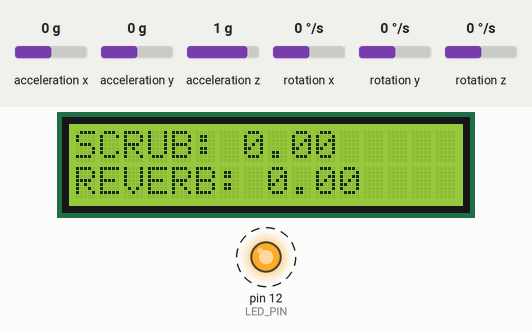
Simulated run of this sketch. Board: Arduino Mega 2560, built with avr-gcc and run on an emulated ATmega2560. Parts: 16×2 character LCD, output pins drawn as LEDs (lit = HIGH). Dashed ring = blinking. The test bench sets the inputs (shaded band); at power-on: acceleration x 0 g, acceleration y 0 g, acceleration z 1 g, rotation x 0 °/s, rotation y 0 °/s, rotation z 0 °/s. What the sketch prints to the serial monitor is not drawn.

Above: at 1.2 s.
1.3 s: acceleration x set to -1.4 g
At 1.54 s:
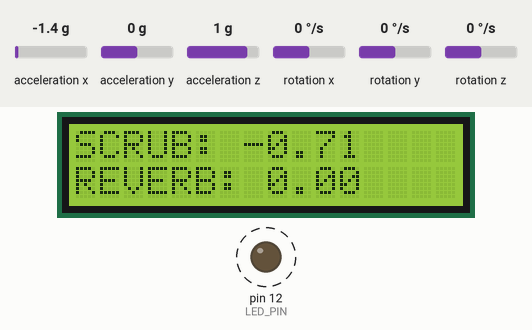
3.8 s: acceleration y set to -1.4 g
At 4.25 s:
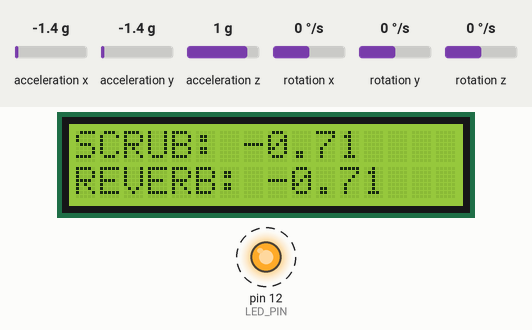
5.4 s: acceleration x set to 0 g
At 5.69 s:
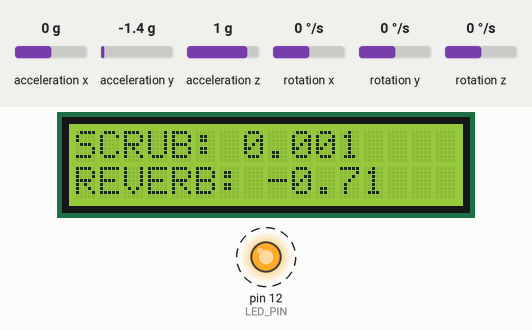
6.9 s: acceleration y set to 0 g
At 7.11 s:
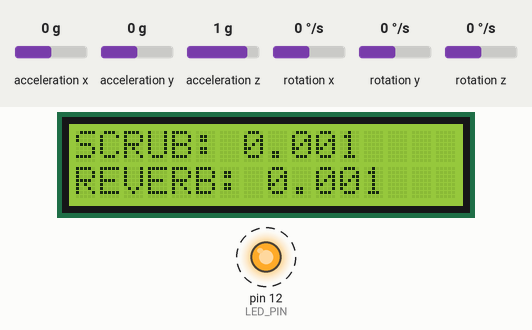
8.5 s: acceleration x set to 0.8 g
At 8.82 s:
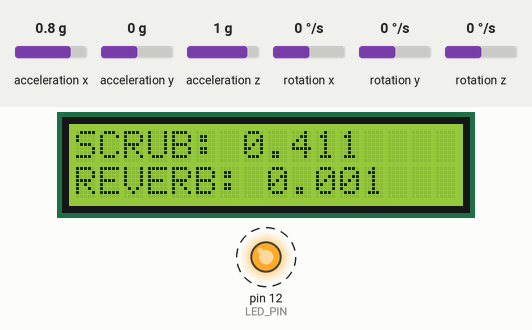
10.0 s: acceleration y set to -0.8 g
At 10.25 s:
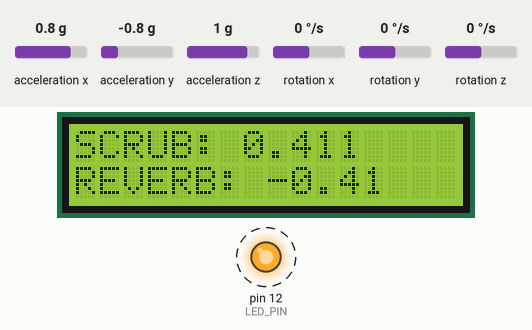
Timing chart, 0 to 12.5 s (numbered marks = the images above; inputs shaded):
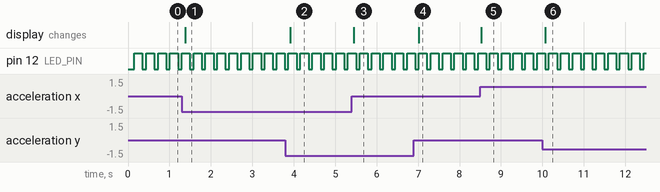

The sketch:

mpu6050SerialWrite.ino
```cpp
/**  mpu6050SerialWrite.c
 *   @file      mpu6050SerialWrite
 *   @author    Emmett Miller
 *   @author    Justin Schwiesow
 *   @date      14-August-2022
 *   @brief     Lab 4 Custom Project
 *
 *  This is a demonstration of how to read from the gy-521 accelerometer/gyroscope
 *  module and write these values to the serial bus and an LCD. While this
 *  application was written to be used with SuperCollider for audio processing,
 *  it could also be a control source for other software that can parse serial
 *  data.
 *
 *  MPU6050 code appropriated from:
 *  I2C device class (I2Cdev) demonstration Arduino sketch for MPU6050 class
 *  10/7/2011 by Jeff Rowberg <jeff@rowberg.net>
 *
 *  LCD code appropriated from Arduino LiquidCrystal documentation
 *
 *  Initial idea to use Bluetooth controller via arduinio inspired by
 *  Dr. Marcin Pączkowski, UW DXARTS
 *  https://github.com/dyfer/arduino-wifi-supercollider-sensors
 *
 *  Interfacing SuperCollider and Arduino via serial inspired
 *  by Eli Fieldsteel's tutorials, University of Illinois.
 *  https://www.youtube.com/watch?v=_NpivsEva5o
 *  eli@illinois.edu
 */

#include <LiquidCrystal.h> // for 12x2 LCD display

#include <MPU6050.h> // for gy-521 module
#include <I2Cdev.h> // for gy-521 module and LCD

#include <Arduino_FreeRTOS.h> // operating system

/*
  connections:
  MEGA |   Gy-521
  VCC       VCC
  GND       GND
  20        SDA
  21        SCL
*/

// Arduino Wire library is required if I2Cdev I2CDEV_ARDUINO_WIRE implementation
// is used in I2Cdev.h
#if I2CDEV_IMPLEMENTATION == I2CDEV_ARDUINO_WIRE
#include "Wire.h"
#endif

#define LED_PIN 12      // pin 12 outputs to external LED

#define valueScaler 2048.0  // normalize accelerometer data to factor of g = 9.8 m/s^2
#define accMax 15.75        // accelerometer normalization to to parameter range [-1, 1]

// FreeRTOS task handles
TaskHandle_t t1, t2;

// class default I2C address is 0x68
// specific I2C addresses may be passed as a parameter here
// AD0 low = 0x68 (default for InvenSense evaluation board)
// AD0 high = 0x69
MPU6050 accelgyro;
//MPU6050 accelgyro(0x69); // <-- use for AD0 high

int16_t ax, ay, az; // accelerometer values
int16_t gx, gy, gz; // gyroscope values

// initialize the library by associating any needed LCD interface pin
// with the Arduino pin number it is connected to
const int rs = 42, en = 41, d4 = 44, d5 = 45, d6 = 46, d7 = 47; // TODO: Update pins
LiquidCrystal lcd(rs, en, d4, d5, d6, d7);

void setup() {
    //-----accelerometer setup-----
    // join I2C bus (I2Cdev library doesn't do this automatically)
    #if I2CDEV_IMPLEMENTATION == I2CDEV_ARDUINO_WIRE
        Wire.begin();
    #elif I2CDEV_IMPLEMENTATION == I2CDEV_BUILTIN_FASTWIRE
        Fastwire::setup(400, true);
    #endif

    // initialize serial communication
    Serial.begin(115200);

    // LED setup
    pinMode(12, OUTPUT);

    // wait for serial port to connect
    // Needed for native USB port only
    // this means that the sketch won't start without USB connected and Serial Monitor started
    while (!Serial) {
        ; // do nothing
    }

    // initialize device
    accelgyro.initialize();

    // verify connection
    while (!accelgyro.testConnection()) {
        // reinitializing doesn't work, so we'll stop here
        Serial.println("connection failed");
        delay(1000);
    }

    //-----LCD Setup-----
    // initialize for 16x2 display
    lcd.begin(16, 2);

    //-----FreeRTOS setup-----
    // create tasks
    xTaskCreate(
        rt1,
        "Flash LED",
        64,  // Stack size
        NULL,
        4,    // Priority
        &t1
    );

    xTaskCreate(
        readAcc,
        "Read/write Accelerometer",
        128,  // Stack size
        NULL,
        3,    // Priority
        &t1
    );

    xTaskCreate(
        printLCD,
        "Print to LCD",
        256,  // Stack size
        NULL,
        2,    // Priority
        &t2
    );
}

void loop() {

}

/**
 * @brief flash external LED ON for 100ms, OFF 200ms
 *
 * <tt> rt1() </tt> flashes an external LED, connected to pin
 * <tt> LED_PIN </tt>.
 *
 * @return returns void
 */
 void rt1() {
    while(1) {
        digitalWrite(LED_PIN, LOW);             // LED ON
        vTaskDelay(100 / portTICK_PERIOD_MS);
        digitalWrite(LED_PIN, HIGH);            // LED OFF
        vTaskDelay(200 / portTICK_PERIOD_MS);
    }
}

/**
 * @brief read raw x, y, z accelerometer values from gy-521
 * and print to serial monitor
 *
 * <tt> readAcc() </tt> reads the raw data from the
 * gy-521 module. x, y, and z correspond to roll,
 * pitch, and net acceleration, respectively. The
 * function writes these values to the serial monitor
 * sequentially, each followed by a character, 'x',
 * 'y', or 'z' to designate its origin to whatever
 * software may be parsing the serial data.
 *
 * @return returns void
 */
void readAcc() {
    while (1) {
        // read raw accel measurements from device
        accelgyro.getAcceleration(&ax, &ay, &az);

        // write values to serial bus
        Serial.print(ax); Serial.print('x');
        Serial.print(ay); Serial.print("y");
        Serial.print(az); Serial.print("z");

        vTaskDelay(1);
    }
}

/**
 * @brief display normalized acceleration data on LCD
 *
 * <tt> printLCD() </tt> writes the normalized
 * accelerometer values from the gy-521 module to a
 * 16x2 LCD. Normalized values correspond to the
 * parameter space of our SuperCollider processing
 * (scrub and reverb wet/dry) and much more
 * useful to see than raw data.
 *
 * @return returns void
 */
void printLCD() {
    while (1) {
        // start at first row
        lcd.setCursor(0, 0);

        // print accelerometer values for sample scrub parameter
        lcd.print("SCRUB: ");

        lcd.setCursor(7, 0);
        lcd.print(ax / valueScaler / accMax);

        // move to second row
        lcd.setCursor(0, 1);

        // print accelerometer values for reverb wet/dry parameter
        lcd.print("REVERB: "); lcd.print(ay / valueScaler / accMax);

        vTaskDelay(7);
    }
}
```

Measured:
- after the input at 1.3 s, the display: changes after 0.08 s (image 1)
- after the input at 3.8 s, the display: changes after 0.11 s (image 2)
- after the input at 5.4 s, the display: changes after 0.05 s (image 3)
- after the input at 6.9 s, the display: changes after 0.12 s (image 4)
- after the input at 8.5 s, the display: changes at once (image 5)
- after the input at 10.0 s, the display: changes after 0.07 s (image 6)
- by itself, pin 12 (LED_PIN): alternates HIGH for 0.20 s and LOW for 0.09 s
